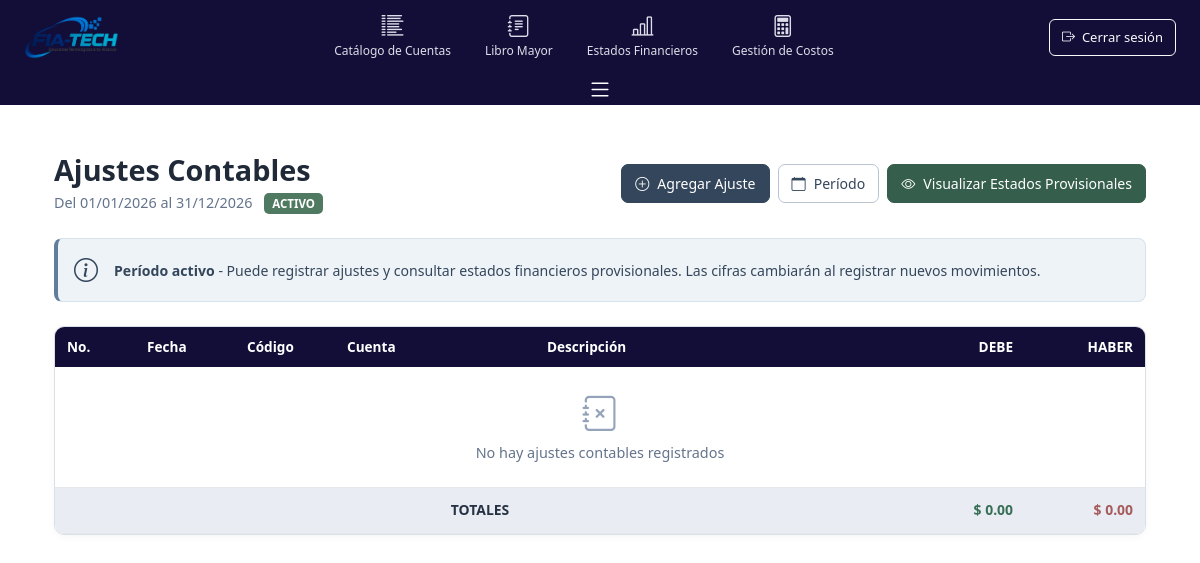
/fiatech_app/ajustesContables/, run on the app's committed database.
### fiatech_app/models/contaGeneral.py (models this page shows, shortened)
class PeriodoContable(models.Model):
    ESTADOS = [
        ('ACTIVO', 'Activo'),
        ('CERRADO', 'Cerrado'),
        ('FINALIZADO', 'Finalizado'),
    ]
    año = models.IntegerField(unique=True)
    fecha_inicio = models.DateField()
    fecha_fin = models.DateField()
    estado = models.CharField(max_length=10, choices=ESTADOS, default='ACTIVO')
    fecha_creacion = models.DateTimeField(auto_now_add=True)
    class Meta:
        ordering = ['-año']

### fiatech_app/views/estadosFinancieros.py (the view)
def ajustes_contables(request):
    periodo_activo = PeriodoContable.objects.filter(
        estado='ACTIVO'
    ).first()
    periodo_id = request.GET.get('periodo_id')
    if periodo_id:
        periodo_seleccionado = get_object_or_404(
            PeriodoContable,
            id=periodo_id
        )
    else:
        periodo_seleccionado = periodo_activo
    if periodo_seleccionado:
        ajustes = Transaccion.objects.filter(
            periodo=periodo_seleccionado,
            es_ajuste=True
        ).select_related('cuenta').order_by('fecha', 'id')
        total_debe = ajustes.aggregate(
            total=Sum('debe')
        )['total'] or Decimal('0')
        total_haber = ajustes.aggregate(
            total=Sum('haber')
        )['total'] or Decimal('0')
    else:
        ajustes = Transaccion.objects.none()
        total_debe = Decimal('0')
        total_haber = Decimal('0')
    periodos = PeriodoContable.objects.all().order_by('-año')
    puede_ajustar = (
        periodo_seleccionado is not None
        and periodo_seleccionado.estado == 'ACTIVO'
    )
    puede_generar_estados = (
        periodo_seleccionado is not None
        and periodo_seleccionado.estado == 'CERRADO'
    )
    context = {
        'periodo_activo': periodo_activo,
        'periodo_seleccionado': periodo_seleccionado,
        'ajustes': ajustes,
        'total_debe': total_debe,
        'total_haber': total_haber,
        'periodos': periodos,
        'cuentas': Cuenta.objects.filter(
            activa=True,
            nivel=3
        ).order_by('codigo'),
        'puede_ajustar': puede_ajustar,
        'puede_generar_estados': puede_generar_estados,
    }
    return render(
        request,
        'EstadosFinancieros/ajustesContables.html',
        context
    )

### fiatech_app/templates/EstadosFinancieros/ajustesContables.html (shortened to what this page needs)
{% extends 'base.html' %}
{% load static %}
{% block extra_css %}
<link rel="stylesheet" href="{% static 'css2/ajustesContables.css' %}">
<link rel="stylesheet" href="{% static 'css2/periodoContable.css' %}">
{% endblock %}
{% block content %}
<div class="container-fluid py-4 ajustes-contables-page">
    <div class="row mb-4">
        <div class="col-12">
            <div class="d-flex justify-content-between align-items-center flex-wrap gap-3 ajustes-page-header">
                <div>
                    <h1 class="h3 mb-1">Ajustes Contables</h1>
                    {% if periodo_seleccionado %}
                    <p class="text-muted mb-0">
                        Del {{ periodo_seleccionado.fecha_inicio|date:"d/m/Y" }} al
                        {{periodo_seleccionado.fecha_fin|date:"d/m/Y" }}
                        <span
                            class="badge {% if periodo_seleccionado and periodo_seleccionado.estado == 'ACTIVO' %}bg-success{% else %}bg-secondary{% endif %} ms-2">
                            {{ periodo_seleccionado.estado }}
                        </span>
                    </p>
                    {% endif %}
                </div>
                <div class="d-flex gap-2">
                    {% if puede_ajustar %}
                    <button class="btn btn-primary" data-bs-toggle="modal" data-bs-target="#agregarAjusteModal">
                        <i class="bi bi-plus-circle me-2"></i>Agregar Ajuste
                    </button>
                    {% else %}
                    <button class="btn btn-primary" disabled title="Solo disponible para períodos activos">
                        <i class="bi bi-plus-circle me-2"></i>Agregar Ajuste
                    </button>
                    {% endif %}
                    <button class="btn btn-outline-primary" data-bs-toggle="modal" data-bs-target="#seleccionarPeriodo">
                        <i class="bi bi-calendar me-2"></i>Período
                    </button>
                    {% if periodo_seleccionado and periodo_seleccionado.estado == 'ACTIVO' %}
                    <a class="btn btn-success" href="{% url 'balance_comprobacion' %}?periodo_id={{ periodo_seleccionado.id }}">
                        <i class="bi bi-eye me-2"></i>Visualizar Estados Provisionales
                    </a>
                    {% elif periodo_seleccionado and periodo_seleccionado.estado == 'CERRADO' %}
                    <button class="btn btn-success" data-bs-toggle="modal" data-bs-target="#generarEstadosModal">
                        <i class="bi bi-check-circle me-2"></i>Generar Estados Financieros
                    </button>
                    {% elif periodo_seleccionado and periodo_seleccionado.estado == 'FINALIZADO' %}
                    <a class="btn btn-success" href="{% url 'balance_comprobacion' %}?periodo_id={{ periodo_seleccionado.id }}">
                        <i class="bi bi-eye me-2"></i>Consultar Estados Definitivos
                    </a>
                    {% else %}
                    <button class="btn btn-success" disabled>Seleccione un período</button>
                    {% endif %}
                </div>
            </div>
        </div>
    </div>
    {% if periodo_seleccionado.estado == 'ACTIVO' %}
    <div class="row mb-4">
        <div class="col-12">
            <div class="alert alert-info d-flex align-items-center">
                <i class="bi bi-info-circle me-3 fs-4"></i>
                <div>
                    <strong>Período activo</strong> - Puede registrar ajustes y consultar estados financieros provisionales. Las cifras cambiarán al registrar nuevos movimientos.
                </div>
            </div>
        </div>
    </div>
    {% elif periodo_seleccionado and periodo_seleccionado.estado == 'FINALIZADO' %}
    <div class="alert alert-secondary mb-4"><i class="bi bi-check-circle me-2"></i>
        <strong>Período finalizado:</strong> los estados definitivos ya fueron generados y los registros no deben modificarse.
    </div>
    {% else %}
    <div class="alert alert-info mb-4">Seleccione un período contable para consultar la información.</div>
    {% endif %}
    <div class="row">
        <div class="col-12">
            <div class="card ajustes-tabla-card">
                <div class="card-body p-0">
                    <div class="table-responsive">
                        <table class="table table-hover mb-0 ajustes-tabla">
                            <thead class="table-dark">
                                <tr>
                                    <th width="80">No.</th>
                                    <th width="100">Fecha</th>
                                    <th width="100">Código</th>
                                    <th width="200">Cuenta</th>
                                    <th>Descripción</th>
                                    <th width="120" class="text-end">DEBE</th>
                                    <th width="120" class="text-end">HABER</th>
                                </tr>
                            </thead>
                            <tbody>
                                {% for ajuste in ajustes %}
                                <tr>
                                    <td class="fw-bold">{{ ajuste.numero_transaccion }}</td>
                                    <td>{{ ajuste.fecha|date:"d/m/Y" }}</td>
                                    <td><strong>{{ ajuste.cuenta.codigo }}</strong></td>
                                    <td>{{ ajuste.cuenta.nombre }}</td>
                                    <td>
                                        <span class="d-inline-block text-truncate" style="max-width: 300px;"
                                            title="{{ ajuste.descripcion }}">
                                            {{ ajuste.descripcion }}
                                        </span>
                                    </td>
                                    <td class="text-end {% if ajuste.debe > 0 %}text-success fw-bold{% endif %}">
                                        {% if ajuste.debe > 0 %}$ {{ ajuste.debe|floatformat:2 }}{% else %}-{% endif %}
                                    </td>
                                    <td class="text-end {% if ajuste.haber > 0 %}text-danger fw-bold{% endif %}">
                                        {% if ajuste.haber > 0 %}$ {{ ajuste.haber|floatformat:2 }}{% else %}-{% endif%}
                                    </td>
                                </tr>
                                {% empty %}
                                <tr>
                                    <td colspan="7" class="text-center py-4">
                                        <i class="bi bi-journal-x display-4 text-muted"></i>
                                        <p class="text-muted mt-2 mb-0">No hay ajustes contables registrados</p>
                                    </td>
                                </tr>
                                {% endfor %}
                            </tbody>
                            <tfoot class="ajustes-totales fw-bold">
                                <tr>
                                    <td colspan="5" class="text-center">TOTALES</td>
                                    <td class="text-end text-success">$ {{ total_debe|floatformat:2 }}</td>
                                    <td class="text-end text-danger">$ {{ total_haber|floatformat:2 }}</td>
                                </tr>
                            </tfoot>
                        </table>
                    </div>
                </div>
            </div>
        </div>
    </div>
</div>
{% endblock %}

### static/css/style.css (style rules this page uses)
.table thead th { background-color: #120e38; color: white; }

### static/css2/ajustesContables.css (style rules this page uses)
.ajustes-contables-page { max-width: 1180px; margin: 0 auto; color: #263244; }
.ajustes-contables-page h1.h3 { font-size: 1.8rem; font-weight: 700; color: #1f2937; }
.ajustes-contables-page .text-muted { color: #64748b !important; font-size: 0.9rem; }
.ajustes-contables-page .badge { font-size: 0.72rem; padding: 5px 8px; border-radius: 5px; }
.ajustes-contables-page .badge.bg-success { background: #4f7a61 !important; }
.ajustes-contables-page .ajustes-page-header .btn { font-size: 0.88rem; font-weight: 500; border-radius: 7px; padding: 8px 13px; box-shadow: none !important; }
.ajustes-contables-page .ajustes-page-header .btn-primary { background: #34465b; border-color: #34465b; color: #fff; }
.ajustes-contables-page .ajustes-page-header .btn-success { background: #355e4c; border-color: #355e4c; color: #fff; }
.ajustes-contables-page .ajustes-page-header .btn-outline-primary { background: #fff; border-color: #b8c4d1; color: #34465b; }
.ajustes-contables-page > .row .alert { border-radius: 8px; padding: 13px 16px; font-size: 0.88rem; margin-bottom: 0; }
.ajustes-contables-page > .row .alert-info { background: #eef3f7; border: 1px solid #d7e3ec; border-left: 4px solid #607d9b; color: #34465b; }
.ajustes-contables-page .ajustes-tabla-card { background: #fff; border: 1px solid #d9e1e7; border-radius: 10px; overflow: hidden; box-shadow: 0 2px 8px rgba(15,23,42,0.04); }
.ajustes-contables-page .ajustes-tabla { margin-bottom: 0; min-width: 850px; font-size: 0.87rem; border-color: #e5e7eb; }
.ajustes-contables-page .ajustes-tabla th, .ajustes-contables-page .ajustes-tabla td { padding: 10px 12px; vertical-align: middle; border-color: #e5e7eb; }
.ajustes-contables-page .ajustes-tabla thead th { --bs-table-bg: #120e38; --bs-table-accent-bg: transparent; background-color: #120e38 !important; color: #fff !important; box-shadow: none !important; font-size: 0.85rem; font-weight: 600; border: none; }
.ajustes-contables-page .ajustes-tabla tbody td { --bs-table-bg: #fff; --bs-table-accent-bg: transparent; background-color: #fff; color: #263244; }
.ajustes-contables-page .text-success { color: #376e55 !important; }
.ajustes-contables-page .text-danger { color: #a55b5b !important; }
.ajustes-contables-page .ajustes-tabla tfoot.ajustes-totales td { --bs-table-bg: #e9edf3; --bs-table-accent-bg: transparent; background-color: #e9edf3 !important; color: #263244; box-shadow: none !important; padding: 12px; font-weight: 700; }
.ajustes-contables-page .ajustes-tabla tbody .display-4 { font-size: 2.2rem; color: #94a3b8 !important; }

### data on the page
PeriodoContable: fecha_inicio "01/01/2026", fecha_fin "31/12/2026", estado "ACTIVO"

### other printed values
{{ total_debe|floatformat:2 }} "0.00"
{{ total_haber|floatformat:2 }} "0.00"
